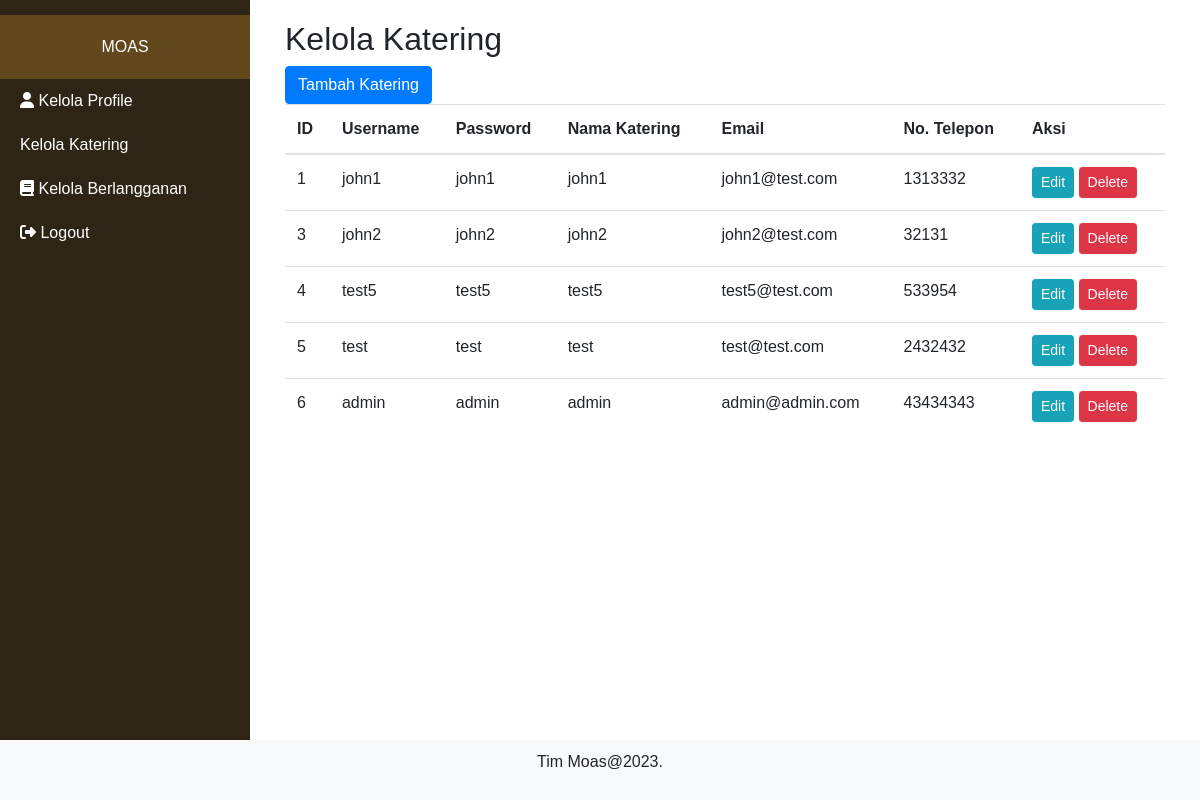
The app's page /index.php/katering, older data.
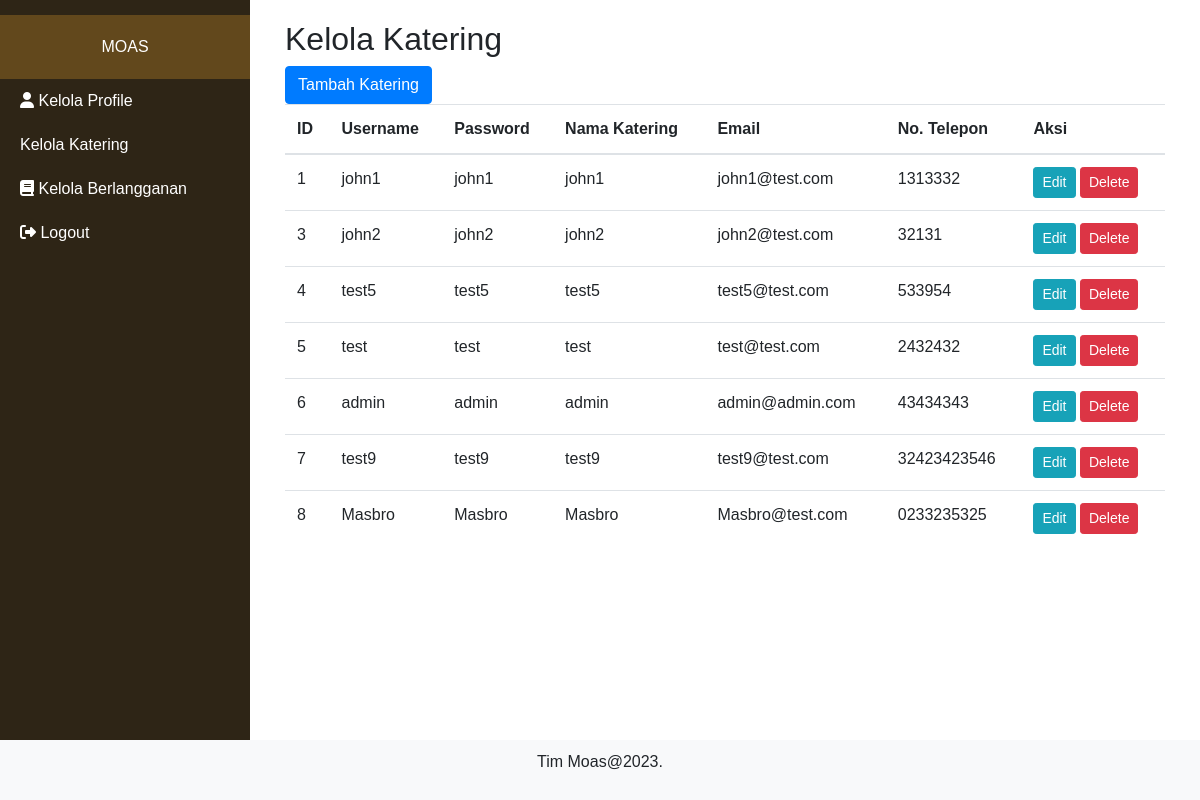
The same page, newer data.
### tables this page shows
CREATE TABLE `katering` (
  `id_katering` int NOT NULL,
  `nama_katering` varchar(200) NOT NULL,
  `email` varchar(100) NOT NULL,
  `nohp_katering` varchar(20) NOT NULL,
  `username` varchar(100) NOT NULL,
  `password` varchar(100) NOT NULL
);

### application/controllers/Katering.php (called while the page is built, shortened)
<?php
class Katering extends CI_Controller {
    public function __construct() {
        $this->load->model('Katering_model');
    }
    public function index() {
        $data['katering'] = $this->Katering_model->getAllKatering();
        $this->load->view('admin/kelola_katering', $data);
    }
}
?>

### index.php (called while the page is built, shortened)
<?php
require_once BASEPATH.'core/CodeIgniter.php';

### application/models/Katering_model.php (called while the page is built, shortened)
<?php
class Katering_model extends CI_Model {
    public function getAllKatering() {
        $query = $this->db->get('katering');
        return $query->result();
    }
}
?>

### application/views/admin/kelola_katering.php (the view, shortened to what this page needs)
<div class="container">
    <h2>Kelola Katering</h2>
    <button type="button" class="btn btn-primary" data-toggle="modal" data-target="#tambahModal">Tambah Katering</button>
    <table class="table">
        <thead>
            <tr>
                <th>ID</th>
                <th>Username</th>
                <th>Password</th>
                <th>Nama Katering</th>
                <th>Email</th>
                <th>No. Telepon</th>
                <th>Aksi</th>
            </tr>
        </thead>
        <tbody>
            <?php foreach ($katering as $k) { ?>
                <tr>
                    <td><?php echo $k->id_katering; ?></td>
                    <td><?php echo $k->username; ?></td>
                    <td><?php echo $k->password; ?></td>
                    <td><?php echo $k->nama_katering; ?></td>
                    <td><?php echo $k->email; ?></td>
                    <td><?php echo $k->nohp_katering; ?></td>
                    <td>
                        <button type="button" class="btn btn-info btn-sm" onclick="editKatering(<?php echo $k->id_katering; ?>)">Edit</button>
                        <button type="button" class="btn btn-danger btn-sm" onclick="deleteKatering(<?php echo $k->id_katering; ?>)">Delete</button>
                    </td>
                </tr>
            <?php } ?>
        </tbody>
    </table>
</div>

Row changes from the older to the newer data that the page shows:
added katering: id_katering "7", username "test9", password "test9", nama_katering "test9", email "test9@test.com", nohp_katering "32423423546"
added katering: id_katering "8", username "Masbro", password "Masbro", nama_katering "Masbro", email "Masbro@test.com", nohp_katering "0233235325"
